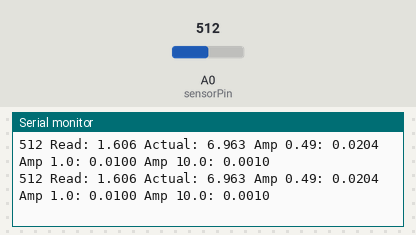
Simulated run of this sketch. Board: Arduino Mega 2560, built with avr-gcc and run on an emulated ATmega2560. Parts: the last lines printed to the serial monitor. The inputs (shaded band) are chosen by the test bench; at power-on: A0 (sensorPin) = 512.

Above: at 1.2 s.
1.3 s: A0 (sensorPin) set to 716
At 1.71 s:
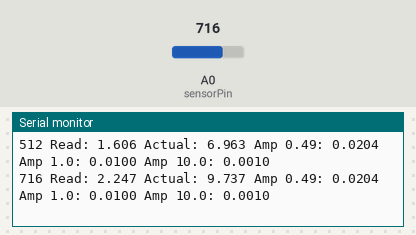
2.8 s: A0 (sensorPin) set to 900
At 2.97 s:
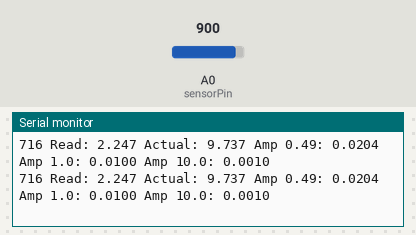
Timing chart, 0 to 5.8 s (numbered marks = the images above; inputs shaded):
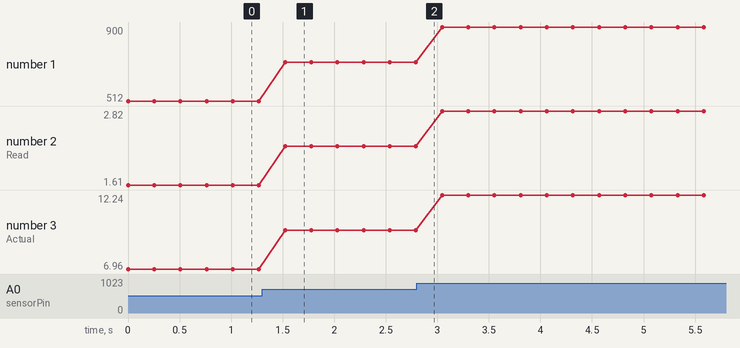

The sketch:

calc.ino
```cpp
/*
Description

Configures the reference voltage used for analog input (i.e. the value used as the top of the input range). The options are:

DEFAULT: the default analog reference of 5 volts (on 5V Arduino boards) or 3.3 volts (on 3.3V Arduino boards)
INTERNAL: an built-in reference, equal to 1.1 volts on the ATmega168 or ATmega328 and 2.56 volts on the ATmega8 (not available on the Arduino Mega)
INTERNAL1V1: a built-in 1.1V reference (Arduino Mega only)
INTERNAL2V56: a built-in 2.56V reference (Arduino Mega only)
EXTERNAL: the voltage applied to the AREF pin (0 to 5V only) is used as the reference.
Syntax

analogReference(type)
 *
 */

int sensorPin = A0;    // select the input pin for the potentiometer
int sensorValue = 0;  // variable to store the value coming from the sensor


double vStep = 3.2098 / 1023.0;


int R1 =  9956; // 10000; // The source resistor
int R2 =  2986; //  3000; // The grounded resistor
double vRead = 0.0; // The divided voltage
double vActual = 0.0; // Actual voltage

double iVolt = 0.0; // div 2 read
double iAmp = 0.0; // Amps

void setup() {
  // put your setup code here, to run once:
  Serial.begin(115200);
  analogReference(EXTERNAL);
}


void loop() {
  // read the value from the sensor:
  sensorValue = analogRead(sensorPin);
  Serial.print  (sensorValue);

  //
  Serial.print  (" Read: ");
  vRead = sensorValue * vStep;
  Serial.print  (vRead,3);

  Serial.print  (" Actual: ");
//vActual = (1.05  / 3000) * (3000 + 10000) = 4.55
  vActual = (vRead / R2  ) * (   R2 + R1);
  Serial.print  (vActual,3);

  //
  Serial.print  (" Amp 0.49: ");
  iVolt = vActual - (vActual - 0.01);
// difference of shunt (pre/post) value  / shunt
  //iVolt /= 0.49;
  Serial.print  (iVolt / 0.49,4);
  Serial.print  (" Amp 1.0: ");
  Serial.print  (iVolt / 1.0,4);
  Serial.print  (" Amp 10.0: ");
  Serial.println(iVolt / 10.0,4);


//=========================================================
//I = Ei / (R1+R2))
//I = 4.550 V / (10Ω + 3.000 KΩ)
//I = ( 4.550 * ( 10^0 )) / ( ( 10 * ( 10^3 )) + ( 3.000 * ( 10^3 )) )
//I = 4.55 / 13000
//I = ( 350.000 * ( 10^-6 ))
//I = 350.000 uA
//=========================================================

  // delay the program for 250 milliseconds
  delay(250);
}
```

Measured:
- after the input at 1.3 s, the serial monitor: prints a new line after 0.22 s (image 1)
- plotted number 1: 512 → 716 after the input at 1.3 s, 716 → 900 after the input at 2.8 s
- plotted number 2: 1.61 → 2.25 after the input at 1.3 s, 2.25 → 2.82 after the input at 2.8 s
- plotted number 3: 6.96 → 9.74 after the input at 1.3 s, 9.74 → 12.24 after the input at 2.8 s
